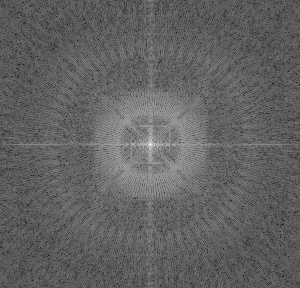
//> input picture No.10 20200508/20200508/20200508/原频谱.jpg, 300 x 288 px, given in place of the camera
$ ./main   (built with g++ and OpenCV 4)
//> lines starting //> are read from the running program, lines starting //| are printed output that depends on the picture

#include <opencv.hpp>


using namespace cv;


Point anchor = Point(-1, -1);
void openCamera()

{

	VideoCapture cap;

	cap.open(0);

	if (!cap.isOpened())

	{

		std::cout << "不能打开" << std::endl;

		return;

	}


	double fps = cap.get(CAP_PROP_FPS);

	std::cout << "fps" << fps << std::endl;

	while (1)

	{

		cv::Mat frame;
		cv::Mat middle;
		cv::Mat ave;
		cv::Mat gaos;//高斯
		cv::Mat suo;//中文??????
		bool rSucess = cap.read(frame);
//> frame is the input picture: 288 rows x 300 cols, CV_8UC3; min 0, max 255, mean 97.9

		if (!rSucess)

		{

			std::cout << "不能从视频文件中读取帧" << std::endl;

			break;

		}

		else

		{

			cv::imshow("frame", frame);

			medianBlur(frame, middle, 7);//调到7才又效果
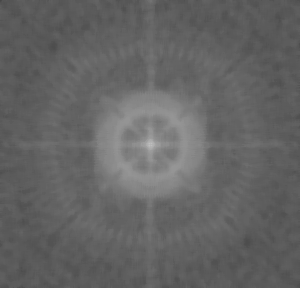
//> middle: 288 rows x 300 cols, CV_8UC3; min 71, max 190, mean 100
			cv::imshow("middle", middle);

			blur(frame, ave, Size(9, 9), anchor, BORDER_DEFAULT);//更加模糊
			cv::imshow("ave", ave);

			GaussianBlur(frame, gaos, Size(15, 15), 0, 0, BORDER_DEFAULT);//模糊
			cv::imshow("gaos", gaos);

			Sobel(frame, suo, 0, 1, 1, 3, 1, 0, BORDER_DEFAULT);
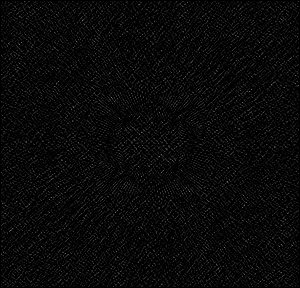
//> suo: 288 rows x 300 cols, CV_8UC3; min 0, max 119, mean 8.8
			cv::imshow("suo", suo);
			//这么写虽然能看到每个图像，会丢帧和延迟。
		}

		waitKey(30);

	}

	return;

}

// [114 lines left out: function face, not called in this run]

int main()

{
	openCamera();
	face();
	waitKey(0);

	return 0;

}
